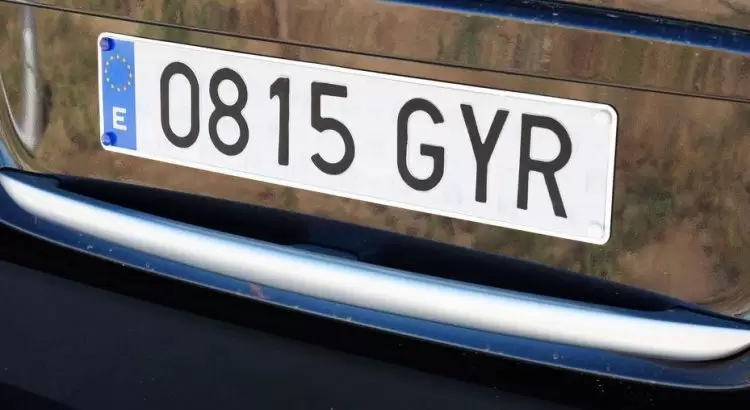
#> input picture plates_detection/data/plate3.jpg, 750 x 410 px, found by its file name
$ python 00_plate_detection.py   (older library calls are emulated)
#> lines starting #> are read from the running program, lines starting #| are printed output that depends on the picture; after the words box and inside, x2 and y2 are one past the last pixel; in counts of white or black regions, pixels touching at a corner belong together
# 1. Import necessary libraries
import cv2
import numpy as np
from scipy import ndimage

# 2. Define global variables
INPUT_IMAGE_PATH = "/Users/aitor/Desktop/Personal/repos/image_processing_playground/plates_detection/data/plate3.jpg"

# 3. Code
image = cv2.imread(INPUT_IMAGE_PATH)
#> image is the input picture: shape (410, 750, 3); mean B, G, R 105.3, 104.2, 106.1
image_gray = cv2.cvtColor(image, cv2.COLOR_BGR2GRAY)
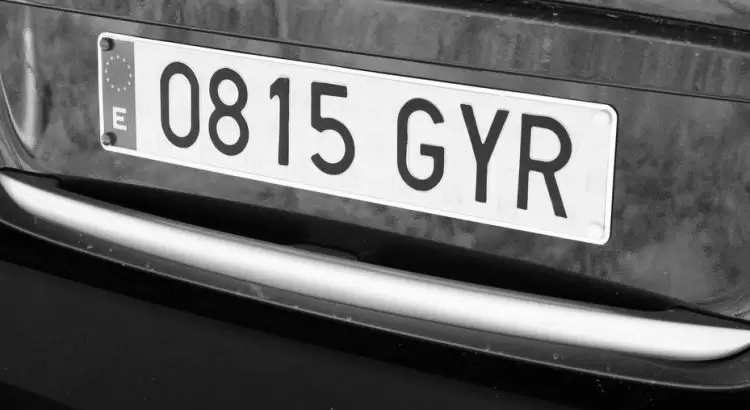
#> image_gray: shape (410, 750); min 0, max 255, mean 104.9

# Let's apply gaussian blur in order to get rid of noise in the image:
image_gray = cv2.GaussianBlur(src=image_gray,ksize=(3,3),sigmaX=0)

thresh_otsu, _ = cv2.threshold(src=image_gray, thresh=0, maxval=255, type=cv2.THRESH_OTSU)
#> thresh_otsu = 145
mask_otsu = np.uint8(255*(image_gray>thresh_otsu))
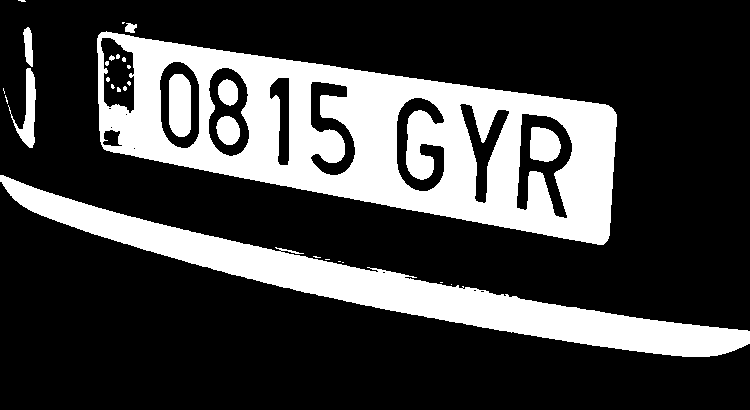
#> mask_otsu: shape (410, 750); 25.5% white; 29 white regions (19 under 20 px), largest, box (x1, y1, x2, y2) and area: (97, 31, 617, 245) 49441, (0, 175, 750, 357) 24336, (169, 74, 191, 137) 1268
# image_gray = cv2.adaptiveThreshold(image_gray, 255, cv2.ADAPTIVE_THRESH_GAUSSIAN_C,
#                                     cv2.THRESH_BINARY_INV, 11, 2)  # Adjust block size (11) and C (2)

components = cv2.connectedComponentsWithStats(
    image=mask_otsu,
    connectivity=4,
    ltype=cv2.CV_32S,
)

num_objects = components[0]
#> num_objects = 36
labels = components[1]
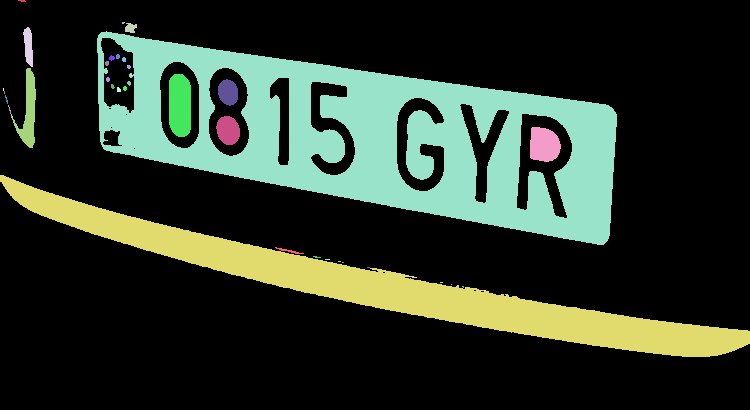
#> labels: shape (410, 750) int32; 36 distinct labels, from 0 to 35; one colour per label, 0 black
stats = components[2]
#> stats = 36 rows, first 6: [0, 0, 750, 410, 229180], [18, 0, 8, 2, 12], [122, 22, 3, 2, 5], [125, 23, 12, 10, 88], [23, 27, 10, 40, 276], [97, 31, 520, 214, 49441]

mask_list = list()
convex_mask_list = list()
diffs_area = list()


# We skip the first object because it refers to the backgroud.
for index in range(1, num_objects):
    x, y, w, h, area = stats[index]
    # First, we need to fill holes of the mask:
    #mask_filled = ndimage.binary_fill_holes(labels == index)
    mask = np.uint8(255*(labels==index))
    mask_list.append(mask)

    # Convex hull calculation:
    contours, _ = cv2.findContours(
        image=mask, mode=cv2.RETR_TREE, method=cv2.CHAIN_APPROX_SIMPLE
    )
    cnt = contours[0]
    # x, y, w, h = cv2.boundingRect(cnt)
    # area_rect = h*w
    hull = cv2.convexHull(cnt)
    convex_points = hull[:, 0, :]
    m, n = mask.shape

    area_comparison = np.zeros((m, n))
    convex_mask = np.uint8(255 * cv2.fillConvexPoly(area_comparison, convex_points, 1))
    convex_mask_list.append(convex_mask)

    # if w/h > 1:
    cv2.rectangle(image, (x, y), (x + w, y + h), (0, 255, 0), 2)
    thing_to_show = np.uint8(image_gray*mask)
    thing_to_show_convex = np.uint8(image_gray*convex_mask)
    cv2.imshow("", thing_to_show)
    cv2.waitKey(0)

    cv2.imshow("", thing_to_show_convex)
    cv2.waitKey(0)

    area_obj = np.sum(mask)/255
    area_convex = np.sum(convex_mask)/255

    diffs_area.append(abs(area_convex-area_obj))
#> this loop made 35 passes
#> (x, y, w, h, area, area_obj, area_convex) on passes 3, 4, 5, 11, 12, 14, 24, 25, 26, 27: (125, 23, 12, 10, 88, 88, 106), (23, 27, 10, 40, 276, 276, 303), (97, 31, 520, 214, 49441, 49441, 68194), (11, 68, 25, 80, 829, 829, 1353), (169, 74, 22, 63, 1268, 1268, 1276), (218, 79, 20, 27, 419, 419, 430), (216, 116, 24, 29, 539, 539, 555), (530, 127, 31, 35, 891, 891, 918), (0, 175, 750, 182, 24278, 24278, 34862), (275, 247, 29, 7, 52, 52, 75)
#> (x, y, w, h, area, contours, area_obj, area_convex) on pass 7: (109, 55, 6, 6, 23, 1 contour, all with area under 20, 23, 25)
#> pass 1, `mask = np.uint8(255*(labels==index))`:
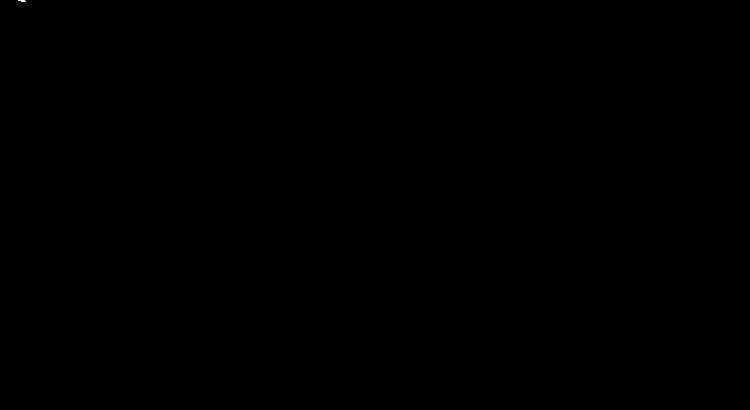
#> mask: shape (410, 750); 0% white; 1 white region (1 under 20 px)
#> after the loop: area_comparison: shape (410, 750) float64; values 0 (black) and 1 (white), 0% white in thin lines or dots, all inside (x1, y1, x2, y2) = (462, 286, 464, 288)
#> after the loop:
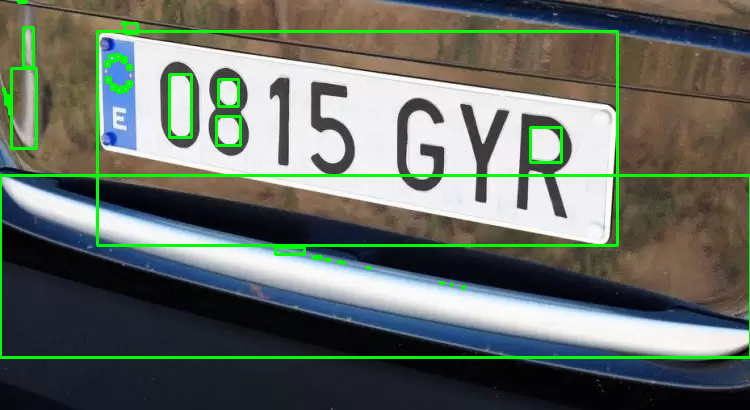
#> image: shape (410, 750, 3); 4.2% of pixels changed, all inside (x1, y1, x2, y2) = (0, 0, 750, 359)
#> after the loop, convex_mask_list = 35 items; diffs_area = 35 values, max 18753 at index 4, min 0 at index 1, mean 857.3; mask_list = 35 items

# [10 lines of commented-out code are left out]
cv2.destroyAllWindows()

""" image = cv2.imread(INPUT_IMAGE_PATH)
image_gray = cv2.cvtColor(image, cv2.COLOR_BGR2GRAY)

edges = cv2.Canny(image_gray, threshold1=50, threshold2=150)

kernel = np.ones((5, 5), np.uint8)
edges = cv2.dilate(edges, kernel)

contours, _ = cv2.findContours(edges, cv2.RETR_TREE, cv2.CHAIN_APPROX_SIMPLE)

for cnt in contours:
    print(cnt)

cv2.imshow("", edges)
cv2.waitKey(0)
cv2.destroyAllWindows() """
""" contours, _ = cv2.findContours(edges, cv2.RETR_EXTERNAL, cv2.CHAIN_APPROX_SIMPLE)

plate_rect = None
for contour in contours:
    approx = cv2.approxPolyDP(contour, 0.02 * cv2.arcLength(contour, True), True)
    x, y, w, h = cv2.boundingRect(approx)

    aspect_ratio = w / float(h)
    if 2 < aspect_ratio < 5:  # Relación de aspecto típica de una matrícula
        plate_rect = (x, y, w, h)
        break  # Tomamos el primer rectángulo válido


if plate_rect is not None:
    x, y, w, h = plate_rect
    cv2.rectangle(image, (x, y), (x + w, y + h), (0, 255, 0), 10)  # Rectángulo verde

    cv2.imshow("Detected Plate", image)
    cv2.waitKey(0)
    cv2.destroyAllWindows()
else:
    print("No se encontró la matrícula.") """
